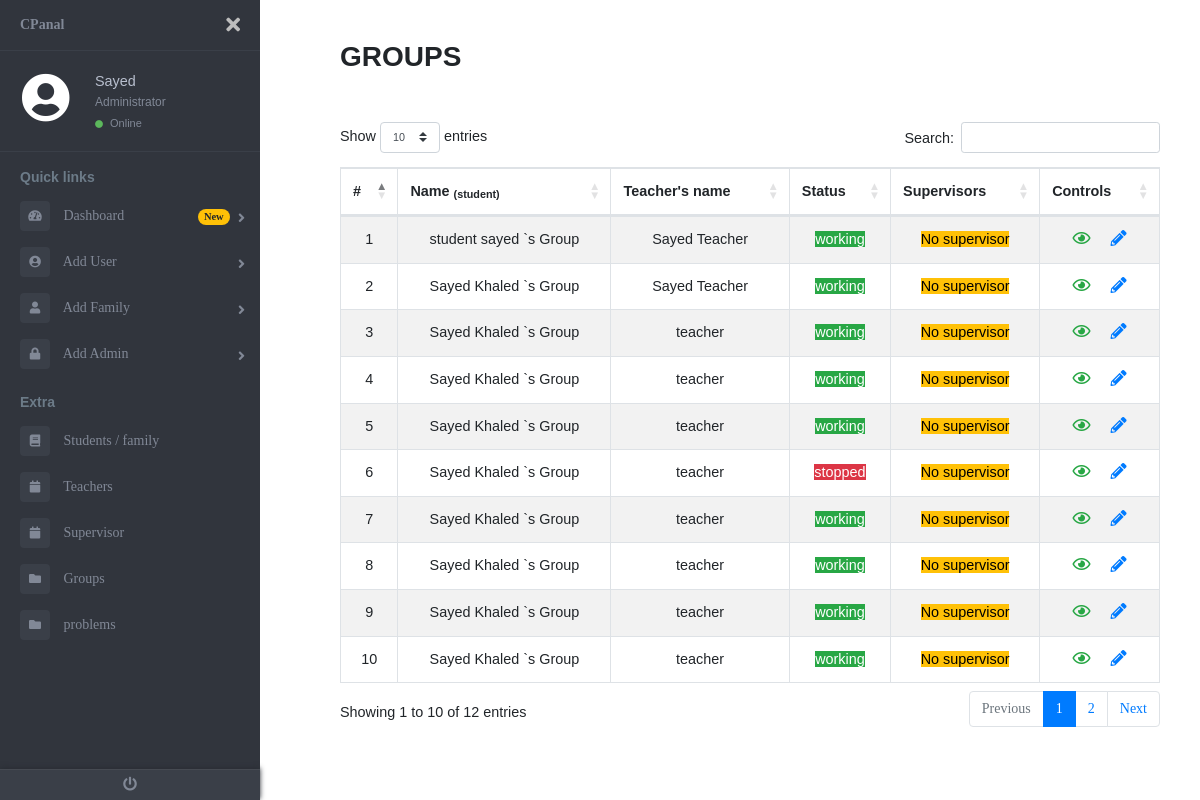
Screenshot of /dash/pages/groups.php (signed in) with the database file from the repository.
### tables this page shows
CREATE TABLE `groups` (
  `gId` int(11) NOT NULL,
  `gName` varchar(255) DEFAULT NULL,
  `gSubname` varchar(255) NOT NULL,
  `idTeacher` int(11) NOT NULL,
  `idStudent` int(11) NOT NULL,
  `gType` int(11) NOT NULL DEFAULT 0,
  `status` int(11) NOT NULL DEFAULT 1,
  `empty` int(11) NOT NULL DEFAULT 0
);

### dash/oper/data.php (called while the page is built, shortened)
<?php
  class data {
	  private $option = array (
		  PDO:: MYSQL_ATTR_INIT_COMMAND => 'SET NAMES utf8',
		  PDO::ATTR_ERRMODE => PDO::ERRMODE_EXCEPTION
	  );
	  private function conn(){
		  $dsn = 'mysql:host='.db_host . ';dbname=' .db_name;
		  $pdo = new PDO($dsn , db_user , db_pwd , $this->option);
		  $pdo->setAttribute(PDO:: ATTR_DEFAULT_FETCH_MODE , PDO:: FETCH_ASSOC);
		  return $pdo;
	  }
    public function getAdminGroup($table)
    {
      $sql = "SELECT * FROM $table";
      $stmt = $this->conn()->query($sql);
      return $stmt;
    }
  }
?>

### dash/pages/groups.php (the view, shortened to what this page needs)
<?php
include "../oper/data.php";
  include "../include/header.php";
  include "../include/aside.php";
  $student = new data();
?>
<div class="row mb-5">
  <div class="col-6">
    <h3 class="text-uppercase font-weight-bold">Groups</h3>
  </div>
  <div class="col-6 text-right">
  </div>
</div>
<table id="example1" class="table table-bordered text-center table-striped ">
  <thead>
    <tr>
      <th>#</th>
      <th>Name <sub>(student)</sub></th>
      <th>Teacher's name</th>
      <th>Status</th>
      <th>Supervisors</th>
      <th>Controls</th>
    </tr>
  </thead>
  <tbody>
  <?php
    $table = '`groups`';
    $stCount = $student->getAdminGroup($table);
    if ($stCount->rowCount() >= 1) {
      $ID=1;
      while ($stu = $stCount->fetch(PDO::FETCH_ASSOC)) {
        $ip = $stu["gId"];
        $con = "`groups`.`gId`=`gsuper`.`gId` AND `gsuper`.`gId`='$ip'";
      $supergroup = $student->fetchCon('`groups`,`gsuper`',$con);
  ?>
    <tr>
      <td><?php echo $ID++?></td>
      <td><?php echo $stu['gName']?></td>
      <td><?php echo $stu['gSubname']?></td>
      <td><?php echo ($stu['status'] == 1 ? "<span class='text-white bg-success'>working</span>" : "<span class='text-white bg-danger'>stopped</span>") ?></td>
      <td><?php echo ($stu['empty'] == 0 ? "<span class='text-black bg-warning'>No supervisor</span>" : "<span class='text-success'> supervisor <span class='numsup'>". $supergroup->rowCount()."</span></span>") ?></td>
      <td>
        <a href="<?php echo base_url."dash/pages/preview?group=".base64_encode($stu['gId']).""?>" class=" px-2 h6 text-success" data-toggle="tooltip" data-placement="bottom" title="See details"><i class="far fa-eye"></i></a>
        <a href="<?php echo base_url."dash/pages/edit?group=".base64_encode($stu['gId']).""?>" class=" px-2 h6 text-primary" data-toggle="tooltip" data-placement="bottom" title="Edit"><i class="fas fa-pencil-alt"></i></a>
      </td>
    </tr>
  <?php }}?>
  </tbody>
</table>
<?php
  include "../include/endside.php";
  include "../include/footer.php";
?>

### dash/assets/css/main.css (style rules this page uses)
* { margin: 0px; padding: 0px; box-sizing: border-box; }
body, html { height: 100%; font-family: Poppins-Regular, sans-serif; }
a { font-family: Poppins-Regular; font-size: 14px; line-height: 1.7; color: #666666; margin: 0px; transition: all 0.4s; -webkit-transition: all 0.4s; -o-transition: all 0.4s; -moz-transition: all 0.4s; }
h1,h2,h3,h4,h5,h6 { margin: 0px; }

### dash/assets/css/side.css (style rules this page uses)
body { font-size: 0.9rem; }

### rows the page displays
groups: gName "student sayed `s Group", gSubname "Sayed Teacher", status "working", empty "No supervisor"
groups: gName "Sayed Khaled `s Group", gSubname "Sayed Teacher", status "working", empty "No supervisor"
groups: gName "Sayed Khaled `s Group", gSubname "teacher", status "working", empty "No supervisor"
groups: gName "Sayed Khaled `s Group", gSubname "teacher", status "working", empty "No supervisor"
groups: gName "Sayed Khaled `s Group", gSubname "teacher", status "working", empty "No supervisor"
groups: gName "Sayed Khaled `s Group", gSubname "teacher", status "stopped", empty "No supervisor"
groups: gName "Sayed Khaled `s Group", gSubname "teacher", status "working", empty "No supervisor"
groups: gName "Sayed Khaled `s Group", gSubname "teacher", status "working", empty "No supervisor"
groups: gName "Sayed Khaled `s Group", gSubname "teacher", status "working", empty "No supervisor"
groups: gName "Sayed Khaled `s Group", gSubname "teacher", status "working", empty "No supervisor"

### other values shown
$_SESSION['user'] "Sayed"
